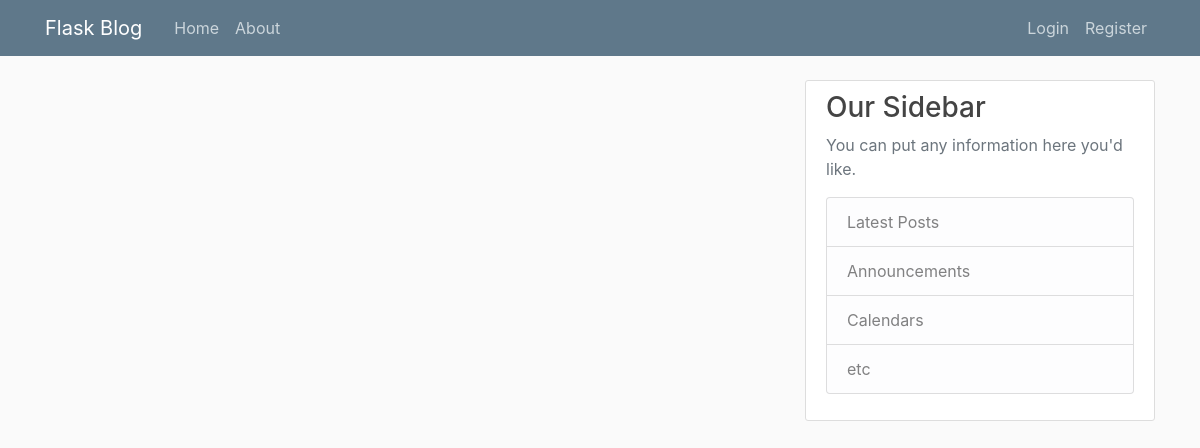
Page /home on the earlier database version.
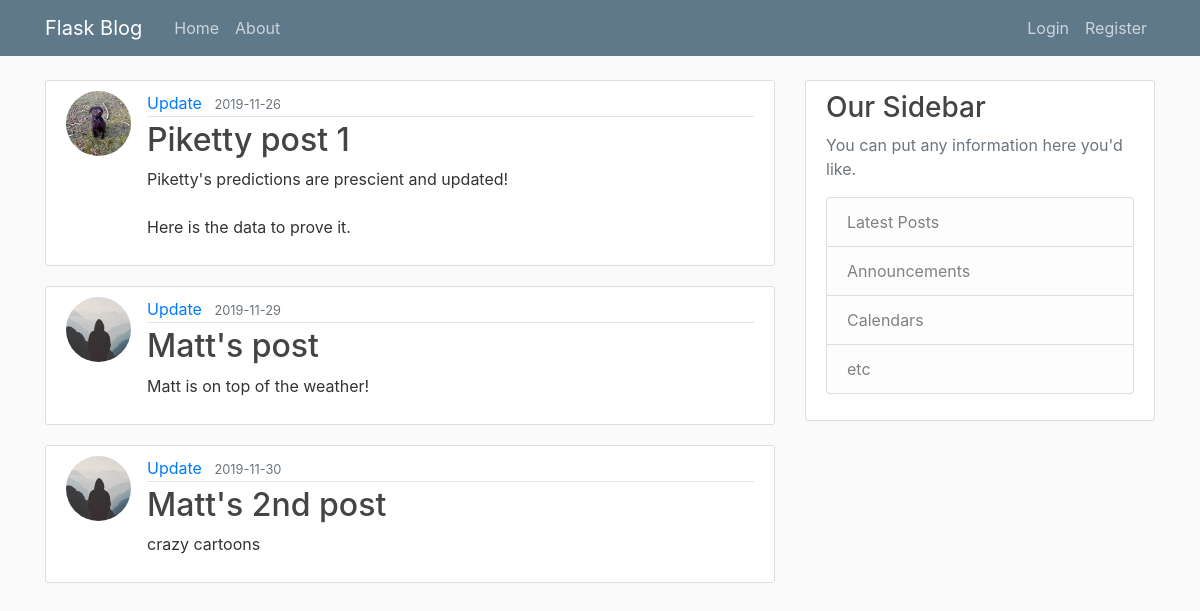
Same page on the later database version.
### flaskblog/models.py (models this page shows, shortened)
class Post(db.Model):
    id = db.Column(db.Integer, primary_key=True)
    title = db.Column(db.String(100), nullable=False)
    date_posted = db.Column(db.DateTime, nullable=False, default=datetime.utcnow)
    content = db.Column(db.Text, nullable=False)
    user_id = db.Column(db.Integer, db.ForeignKey('user.id'), nullable=False)
    """Using uppercase 'P' for 'Post' in User model when we define the relationship
    with the post. Using lowercase 'u'  'user.id' in the Post model.
    That is because in the User model we are referencing the Post class
    and the foreign key references the table name and the column name so it
    is lowercase. The User model automatically has this table name set for
    lowercase user, and the Post model will have a table name automatically set
    to lowercase post.
    """

class User(db.Model, UserMixin):
    id = db.Column(db.Integer, primary_key=True)
    username = db.Column(db.String(20), unique=True, nullable=False)
    email = db.Column(db.String(120), unique=True, nullable=False)
    image_file = db.Column(db.String(20), nullable=False, default='default.jpg')
    password = db.Column(db.String(60), nullable=False)
    posts = db.relationship('Post', backref='author', lazy=True)

### flaskblog/routes.py (the view)
@app.route("/")
@app.route("/home")
def home():
    posts=Post.query.all()
    return render_template('home.html', posts=posts)

### flaskblog/templates/home.html
{% extends "layout.html" %}
{% block content %}
    {% for post in posts %}
        <article class="media content-section">
          <img class="rounded-circle article-img" src="{{ url_for('static', filename='profile_pics/') + post.author.image_file }}">
            <div class="media-body">
              <div class="article-metadata">
                <a class="mr-2" href="{{ url_for('update_post', post_id=post.id) }}">Update</a>
                <small class="text-muted">{{ post.date_posted.strftime('%Y-%m-%d') }}</small>
              </div>
              <h2><a class="article-title" href="#">{{ post.title }}</a></h2>
              <p class="article-content">{{ post.content }}</p>
            </div>
          </article>
    {% endfor %}
{% endblock content %}

### flaskblog/templates/layout.html (shortened to what this page needs)
<!DOCTYPE html>
<html>
<head>
    <link rel="stylesheet" href="https://maxcdn.bootstrapcdn.com/bootstrap/4.0.0/css/bootstrap.min.css">
    <link rel="stylesheet" type="text/css" href="{{ url_for('static', filename='main.css') }}">
</head>
<body>
    <header class="site-header">
      <nav class="navbar navbar-expand-md navbar-dark bg-steel fixed-top">
        <div class="container">
          <a class="navbar-brand mr-4" href="/">Flask Blog</a>
          <div class="collapse navbar-collapse" id="navbarToggle">
            <div class="navbar-nav mr-auto">
              <a class="nav-item nav-link" href="{{ url_for('home') }}">Home</a>
              <a class="nav-item nav-link" href="{{ url_for('about') }}">About</a>
            </div>
            <div class="navbar-nav">
              {% if current_user.is_authenticated %}
                <a class="nav-item nav-link" href="{{ url_for('new_post') }}">New Post</a>
                <a class="nav-item nav-link" href="{{ url_for('account') }}">Account</a>
                <a class="nav-item nav-link" href="{{ url_for('logout') }}">Logout</a>
              {% else %}
                <a class="nav-item nav-link" href="{{ url_for('login') }}">Login</a>
                <a class="nav-item nav-link" href="{{ url_for('register') }}">Register</a>
              {% endif %}
            </div>
          </div>
        </div>
      </nav>
    </header>
    <main role="main" class="container">
      <div class="row">
        <div class="col-md-8">
          {% block content %}{% endblock %}
        </div>
        <div class="col-md-4">
          <div class="content-section">
            <h3>Our Sidebar</h3>
            <p class='text-muted'>You can put any information here you'd like.
              <ul class="list-group">
                <li class="list-group-item list-group-item-light">Latest Posts</li>
                <li class="list-group-item list-group-item-light">Announcements</li>
                <li class="list-group-item list-group-item-light">Calendars</li>
                <li class="list-group-item list-group-item-light">etc</li>
              </ul>
            </p>
          </div>
        </div>
      </div>
    </main>
</body>
</html>

### flaskblog/static/main.css (style rules this page uses)
body { background: #fafafa; color: #333333; margin-top: 5rem; }
h1, h2, h3, h4, h5, h6 { color: #444444; }
.bg-steel { background-color: #5f788a; }
.site-header .navbar-nav .nav-link { color: #cbd5db; }
.content-section { background: #ffffff; padding: 10px 20px; border: 1px solid #dddddd; border-radius: 3px; margin-bottom: 20px; }
.article-title { color: #444444; }
.article-content { white-space: pre-line; }
.article-img { height: 65px; width: 65px; margin-right: 16px; }
.article-metadata { padding-bottom: 1px; margin-bottom: 4px; border-bottom: 1px solid #e3e3e3 }

Differences in the rows shown:
added Post: image_file (picture), date_posted "2019-11-26", title "Piketty post 1", content "Piketty's predictions are prescient and updated! Here is the data to prove it."
added Post: image_file (placeholder picture), date_posted "2019-11-29", title "Matt's post", content "Matt is on top of the weather!"
added Post: image_file (placeholder picture), date_posted "2019-11-30", title "Matt's 2nd post", content "crazy cartoons"
